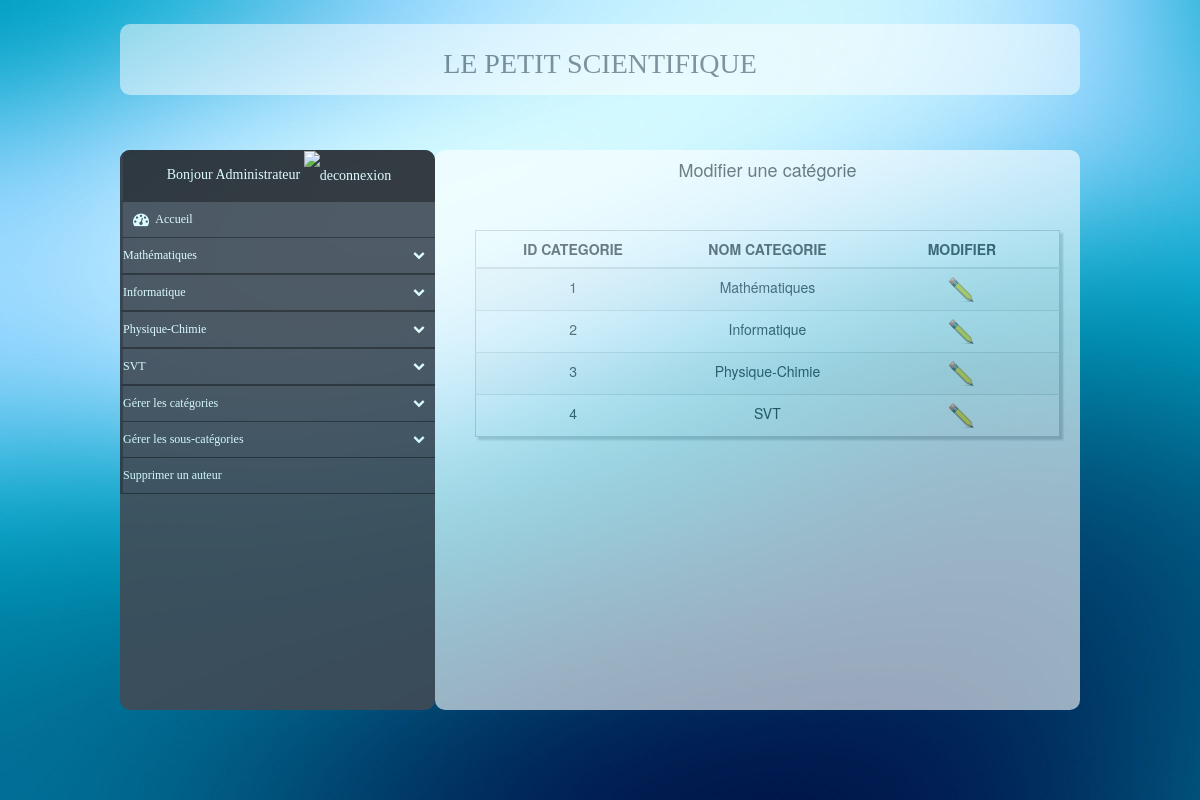
/lepetitscientifique?modifierCateg (signed in), run on the app's committed database.
### tables this page shows
CREATE TABLE `categorie` (
  `id_categ` int(11) NOT NULL,
  `nom_categ` varchar(40) NOT NULL
);

### categorieModel.php (called while the page is built, shortened)
<?php
class Categorie {
	private $_db;
	public function __construct() 	{
		try {
			$this->_db = new PDO('mysql:host='.HOSTNAME.';dbname='.DBMENU, USER, PASSWD);
		} catch (PDOException $e) {
			print 'Error!: ' . $e_>getMessage() . '<br/>';
			die();
		}
	}
	public function getCategories() {
		$query = "SELECT * FROM categorie";
		$request = $this->_db->prepare($query);
		$request->execute();
		$data = $request->fetchAll();
		return $data;
	}
}
?>

### vueMenu.php (the view, shortened to what this page needs)
<?php
function menu($dataCateg, $dataSousCateg, $dataArticle) {
	echo " 		<div class=\"nav-side-menu\">\n";
	echo "			<div class=\"menu-list\">\n";
	echo " 				<ul id=\"menu-content\" class=\"menu-content collapse out\">\n";
	echo " 					<li class=\"brand\">\n";
	if (isset($_SESSION['mail'])) {
		echo "						Bonjour ".$_SESSION['prenom']." ".$_SESSION['nom']."\n";
		echo "						<a href=\"deconnexion.php\"><img src=\"images/dec.png\" width=\"25\" height=\"25\" alt=\"deconnexion\"/></a>\n";
	}
	echo " 					</li>\n";
	echo " 					<li>\n";
	echo "						<a class=\"block\" href=\"lepetitscientifique.php\">\n";
	echo "							<i class=\"fa fa-dashboard fa-lg\"></i> Accueil\n";
	echo "						</a>\n";
	echo "					</li>\n";
	$cpt = 0;
	foreach($dataCateg as $nomCateg) {
		$cpt = $cpt + 1;
		echo " 					<li data-toggle=\"collapse\" data-target=\"#categ".$cpt."\" class=\"collapsed\">\n";
		echo "						".$nomCateg['nom_categ']." <span class=\"arrow\"></span>\n";
		echo " 					</li>\n";
		echo "					<li><ul class=\"sub-menu collapse\" id=\"categ".$cpt."\">\n";
		echo " 					</ul></li>\n";
	}
	if (isset($_SESSION['mail']) && $_SESSION['admin'] == 1) {
		echo " 				<li data-toggle=\"collapse\" data-target=\"#new\" class=\"collapsed \">\n";
		echo "					Gérer les catégories<span class=\"arrow\"></span>\n";
		echo "				</li>\n";
		echo " 				<li data-toggle=\"collapse\" data-target=\"#new1\" class=\"collapsed \">\n";
		echo "					Gérer les sous-catégories<span class=\"arrow\"></span>\n";
		echo "				</li>\n";
		echo " 					<li>\n";
		echo "						<a href=\"lepetitscientifique?supprimerAuteur\">Supprimer un auteur</a>\n";
		echo "					</li>\n";
	} else if (isset($_SESSION['mail'])) {
		echo " 					<li>\n";
		echo "						<a class=\"block\" href=\"lepetitscientifique?modifierAuteur\"><i class=\"fa fa-user fa-lg\"></i>Modifier son compte</a>\n";
		echo "					</li>\n";
		echo " 					<li data-toggle=\"collapse\" data-target=\"#new2\" class=\"collapsed \">\n";
		echo "						Gérer les articles<span class=\"arrow\"></span>\n";
		echo " 						<ul class=\"sub-menu collapse\" id=\"new2\">\n";
		echo " 							<li>\n";
		echo "								<a class=\"block\" href=\"lepetitscientifique?ajouterArticle\">Ajouter un article</a>\n";
		echo "							</li>\n";
		echo " 							<li>\n";
		echo "								<a class=\"block\" href=\"lepetitscientifique?modifierArticle\">Modifier un article</a>\n";
		echo "							</li>\n";
		echo " 							<li>\n";
		echo "								<a class=\"block\" href=\"lepetitscientifique?supprimerArticle\">Supprimer un article</a>\n";
		echo "							</li>\n";
		echo "						</ul>\n";
		echo "					</li>\n";
	}
	echo " 				</ul>\n";
	echo " 			</div>\n";
	echo " 		</div>\n";
}
?>

### vueGestionCateg.php (shortened to what this page needs)
<?php
function tabModifierCateg($data1) {
	echo "		<h4>Modifier une catégorie</h4>\n";
	echo "		<div class=\"custyle\">\n";
	if (count($data1) >= 1) {
		echo "				<form action=\"lepetitscientifique.php\" method=\"get\">\n";
		echo "					<table class=\"table table-striped custab\">\n";
		echo "						<thead>\n";
		echo "							<tr>\n";
		echo "								<th> ID CATEGORIE  </th>\n";
		echo "								<th> NOM CATEGORIE </th>\n";
		echo "								<th> MODIFIER      </th>\n";
		echo "							</tr>\n";
		echo "						</thead>\n";
	} else {
		echo "				<p>Il n'y a aucune catégorie à modifier</p>\n";
	}
	foreach($data1 as $tuple) {
		echo "						<tr>\n";
		if (isset($_GET['update']) && $_GET['update'] == $tuple['id_categ']) {
			echo "							<td>\n";
			echo "								".$tuple['id_categ']."\n";
			echo "								<input type=\"hidden\" name=\"modifierCateg\">\n";
			echo " 								<input type=\"hidden\" name=\"update_id_categ\" value=\"".$tuple['id_categ']."\">\n";
			echo "							</td>\n";
			echo "							<td>\n";
			echo " 								<input name=\"update_nom_categ\" value=\"".$tuple['nom_categ']."\" required=required pattern=\"([-A-z0-9À-ž\s]){3,}\">\n";
			echo " 							</td>";
			echo "							<td>\n";
			echo "								<button class=\"btn btn-default btn-circle\" type=\"submit\"><img width=\"25\" height=\"25\" src=\"images/val.png\" alt=\"valider\"/></button>\n";
			echo " 							</td>\n";
		} else {
			echo "							<td>\n";
			echo "								".$tuple['id_categ']."\n";
			echo "							</td>\n";
			echo "							<td>\n";
			echo "								".$tuple['nom_categ']."\n";
			echo "							</td>\n";
			echo " 							<td>\n";
			echo "								<a href=\"lepetitscientifique?modifierCateg&update=".$tuple['id_categ']."\"><img width=\"25\" height=\"25\" src=\"images/modif.png\" alt=\"modif\"/></a>\n";
			echo "							</td>\n";
		}
		echo "						</tr>\n";
	}
	if (count($data1) >= 1) {
		echo "					</table>\n";
	}
	echo "				</form>\n";
	echo " 			</div>\n";
}
?>

### style.css (style rules this page uses)
h4 { margin-top: 10px; text-align: center; }
.centre td, th, tr { width: 120px; height: 30px; text-align: center; }
table { left: 300px; top: 150px; border: none; }
thead { font-weight: bold; }
.custyle { margin-right: 40px; margin-bottom: 140px; }
.custab { border: 1px solid #ccc; padding: 5px; margin-left: 20px; margin-top: 50px; overflow: auto; box-shadow: 3px 3px 2px #ccc; transition: 0.5s; }
a.block { display:inline-block; width: 83%; }
.nav-side-menu { opacity: 0.90; position: fixed; overflow: auto; font-family: verdana; font-size: 12px; font-weight: 200; background-color: #414b56; z-index: 1; left: 10%; top: 150px; width: 315px; height: 70%; color: #e1ffff; border-radius: 10px; }
.nav-side-menu .brand { background-color: #23282e; line-height: 50px; display: block; text-align: center; font-size: 14px; }
.nav-side-menu ul, .nav-side-menu li { list-style: none; padding: 0px; margin: 0px; line-height: 35px; cursor: pointer; }
.nav-side-menu li { padding-left: 0px; border-left: 3px solid #2e353d; border-bottom: 1px solid #23282e; }
.nav-side-menu li a { text-decoration: none; color: #e1ffff; }
.nav-side-menu li a i { padding-left: 10px; width: 20px; padding-right: 20px; }
@media (min-width: 767px) { .nav-side-menu .menu-list .menu-content { display: block; } }
body { margin: 0px; padding: 0px; background: url(images/fond2.jpeg) 0px center no-repeat; }

### data on the page
categorie: nom_categ "Mathématiques", id_categ "1"
categorie: nom_categ "Informatique", id_categ "2"
categorie: nom_categ "Physique-Chimie", id_categ "3"
categorie: nom_categ "SVT", id_categ "4"

### other printed values
$_SESSION['nom'] "Administrateur"
